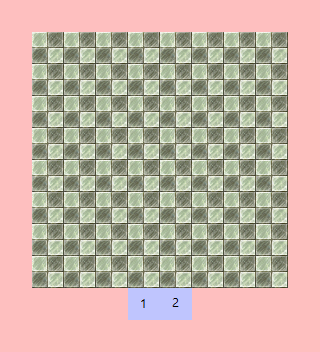

The image is a tile-based game level rendered from a .tmx file. Its description and complete source (layers, tilesets, objects, tile grids) follow:
An orthogonal 10x11 tile map with 32x32 px tiles, 3 tile layers (Background, Items, MetaInfo), 2 tilesets and 3 objects (SpawnPoint, 1, 2).

<map version="1.2" tiledversion="1.2.2" orientation="orthogonal" renderorder="right-down" width="10" height="11" tilewidth="32" tileheight="32" infinite="0" nextlayerid="5" nextobjectid="5">
 <tileset firstgid="1" name="Meta" tilewidth="32" tileheight="32" spacing="1" margin="1" tilecount="60" columns="12">
  <image source="metaset.png" width="397" height="166" />
  <tile id="0">
   <properties>
    <property name="Wall" value="YES" />
   </properties>
  </tile>
  <tile id="1">
   <properties>
    <property name="Items" value="YES" />
   </properties>
  </tile>
  <tile id="2">
   <properties>
    <property name="Code" value="003_01" />
    <property name="Destination" value="floor" />
    <property name="Entrance" value="YES" />
   </properties>
  </tile>
  <tile id="3">
   <properties>
    <property name="Code" value="003_02" />
    <property name="Destination" value="floor" />
    <property name="Entrance" value="YES" />
   </properties>
  </tile>
  <tile id="4">
   <properties>
    <property name="Destination" value="floor" />
    <property name="Entrance" value="YES" />
   </properties>
  </tile>
  <tile id="5">
   <properties>
    <property name="Destination" value="floor" />
    <property name="Entrance" value="YES" />
   </properties>
  </tile>
 </tileset>
 <tileset firstgid="61" name="RPGmaker tile" tilewidth="32" tileheight="32" tilecount="2016" columns="32">
  <image source="RPGmaker tile.png" width="1024" height="2016" />
 </tileset>
 <layer id="1" name="Background" width="10" height="11">
  <properties>
   <property name="Address" value="TileMaps/KonyangUniv.Daejeon/JukhunDigitalFacilitie/floor_08/" />
  </properties>
  <data>
   <tile gid="162" />
   <tile gid="162" />
   <tile gid="162" />
   <tile gid="162" />
   <tile gid="162" />
   <tile gid="162" />
   <tile gid="162" />
   <tile gid="162" />
   <tile gid="162" />
   <tile gid="162" />
   <tile gid="162" />
   <tile gid="194" />
   <tile gid="194" />
   <tile gid="194" />
   <tile gid="194" />
   <tile gid="194" />
   <tile gid="194" />
   <tile gid="194" />
   <tile gid="194" />
   <tile gid="162" />
   <tile gid="162" />
   <tile gid="194" />
   <tile gid="194" />
   <tile gid="194" />
   <tile gid="194" />
   <tile gid="194" />
   <tile gid="194" />
   <tile gid="194" />
   <tile gid="194" />
   <tile gid="162" />
   <tile gid="162" />
   <tile gid="194" />
   <tile gid="194" />
   <tile gid="194" />
   <tile gid="194" />
   <tile gid="194" />
   <tile gid="194" />
   <tile gid="194" />
   <tile gid="194" />
   <tile gid="162" />
   <tile gid="162" />
   <tile gid="194" />
   <tile gid="194" />
   <tile gid="194" />
   <tile gid="194" />
   <tile gid="194" />
   <tile gid="194" />
   <tile gid="194" />
   <tile gid="194" />
   <tile gid="162" />
   <tile gid="162" />
   <tile gid="194" />
   <tile gid="194" />
   <tile gid="194" />
   <tile gid="194" />
   <tile gid="194" />
   <tile gid="194" />
   <tile gid="194" />
   <tile gid="194" />
   <tile gid="162" />
   <tile gid="162" />
   <tile gid="194" />
   <tile gid="194" />
   <tile gid="194" />
   <tile gid="194" />
   <tile gid="194" />
   <tile gid="194" />
   <tile gid="194" />
   <tile gid="194" />
   <tile gid="162" />
   <tile gid="162" />
   <tile gid="194" />
   <tile gid="194" />
   <tile gid="194" />
   <tile gid="194" />
   <tile gid="194" />
   <tile gid="194" />
   <tile gid="194" />
   <tile gid="194" />
   <tile gid="162" />
   <tile gid="162" />
   <tile gid="194" />
   <tile gid="194" />
   <tile gid="194" />
   <tile gid="194" />
   <tile gid="194" />
   <tile gid="194" />
   <tile gid="194" />
   <tile gid="194" />
   <tile gid="162" />
   <tile gid="162" />
   <tile gid="162" />
   <tile gid="162" />
   <tile gid="162" />
   <tile gid="194" />
   <tile gid="194" />
   <tile gid="162" />
   <tile gid="162" />
   <tile gid="162" />
   <tile gid="162" />
   <tile />
   <tile />
   <tile />
   <tile />
   <tile />
   <tile />
   <tile />
   <tile />
   <tile />
   <tile />
  </data>
 </layer>
 <objectgroup id="2" name="Objects">
  <properties>
   <property name="Name" value="죽헌정보관 8층 3호" />
   <property name="Place" value="003" />
  </properties>
  <object id="1" name="SpawnPoint" x="160" y="128" width="32" height="32" />
  <object id="3" name="1" x="128" y="288" width="32" height="32" />
  <object id="4" name="2" x="160" y="288" width="32" height="32" />
 </objectgroup>
 <layer id="3" name="Items" width="10" height="11">
  <data>
   <tile />
   <tile />
   <tile />
   <tile />
   <tile />
   <tile />
   <tile />
   <tile />
   <tile />
   <tile />
   <tile />
   <tile />
   <tile />
   <tile />
   <tile />
   <tile />
   <tile />
   <tile />
   <tile />
   <tile />
   <tile />
   <tile />
   <tile />
   <tile />
   <tile />
   <tile />
   <tile />
   <tile />
   <tile />
   <tile />
   <tile />
   <tile />
   <tile />
   <tile />
   <tile />
   <tile />
   <tile />
   <tile />
   <tile />
   <tile />
   <tile />
   <tile />
   <tile />
   <tile />
   <tile />
   <tile />
   <tile />
   <tile />
   <tile />
   <tile />
   <tile />
   <tile />
   <tile />
   <tile />
   <tile />
   <tile />
   <tile />
   <tile />
   <tile />
   <tile />
   <tile />
   <tile />
   <tile />
   <tile />
   <tile />
   <tile />
   <tile />
   <tile />
   <tile />
   <tile />
   <tile />
   <tile />
   <tile />
   <tile />
   <tile />
   <tile />
   <tile />
   <tile />
   <tile />
   <tile />
   <tile />
   <tile />
   <tile />
   <tile />
   <tile />
   <tile />
   <tile />
   <tile />
   <tile />
   <tile />
   <tile />
   <tile />
   <tile />
   <tile />
   <tile />
   <tile />
   <tile />
   <tile />
   <tile />
   <tile />
   <tile />
   <tile />
   <tile />
   <tile />
   <tile />
   <tile />
   <tile />
   <tile />
   <tile />
   <tile />
  </data>
 </layer>
 <layer id="4" name="MetaInfo" width="10" height="11">
  <data>
   <tile gid="1" />
   <tile gid="1" />
   <tile gid="1" />
   <tile gid="1" />
   <tile gid="1" />
   <tile gid="1" />
   <tile gid="1" />
   <tile gid="1" />
   <tile gid="1" />
   <tile gid="1" />
   <tile gid="1" />
   <tile />
   <tile />
   <tile />
   <tile />
   <tile />
   <tile />
   <tile />
   <tile />
   <tile gid="1" />
   <tile gid="1" />
   <tile />
   <tile />
   <tile />
   <tile />
   <tile />
   <tile />
   <tile />
   <tile />
   <tile gid="1" />
   <tile gid="1" />
   <tile gid="61" />
   <tile />
   <tile />
   <tile />
   <tile />
   <tile />
   <tile />
   <tile />
   <tile gid="1" />
   <tile gid="1" />
   <tile />
   <tile gid="61" />
   <tile />
   <tile />
   <tile />
   <tile />
   <tile />
   <tile />
   <tile gid="1" />
   <tile gid="1" />
   <tile />
   <tile />
   <tile />
   <tile />
   <tile />
   <tile />
   <tile />
   <tile />
   <tile gid="1" />
   <tile gid="1" />
   <tile />
   <tile />
   <tile />
   <tile />
   <tile />
   <tile />
   <tile />
   <tile />
   <tile gid="1" />
   <tile gid="1" />
   <tile gid="61" />
   <tile />
   <tile />
   <tile />
   <tile />
   <tile />
   <tile />
   <tile />
   <tile gid="1" />
   <tile gid="1" />
   <tile />
   <tile gid="61" />
   <tile gid="61" />
   <tile gid="61" />
   <tile />
   <tile />
   <tile gid="61" />
   <tile />
   <tile gid="1" />
   <tile gid="1" />
   <tile gid="1" />
   <tile gid="1" />
   <tile gid="1" />
   <tile gid="3" />
   <tile gid="4" />
   <tile gid="1" />
   <tile gid="1" />
   <tile gid="1" />
   <tile gid="1" />
   <tile gid="1" />
   <tile gid="1" />
   <tile gid="1" />
   <tile gid="1" />
   <tile gid="1" />
   <tile gid="1" />
   <tile gid="1" />
   <tile gid="1" />
   <tile gid="1" />
   <tile gid="1" />
  </data>
 </layer>
</map>
